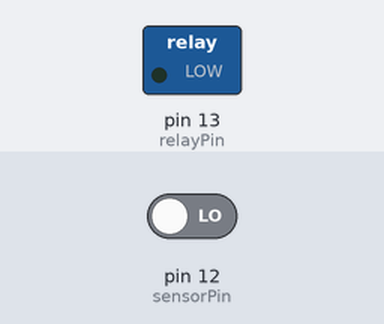
Bench run of a sketch on a simulated Arduino Uno, built with avr-gcc and run on an emulated ATmega328P. Shown: switched loads named in the sketch (green lamp = pin HIGH). Inputs (shaded band) come from the test bench; at power-on: pin 12 (sensorPin) LOW.

Above: at 1.2 s.
1.3 s: pin 12 (sensorPin) driven HIGH
At 1.9 s:
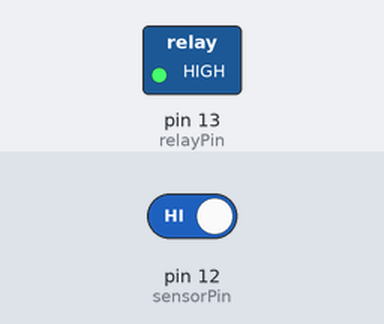
Timing chart, 0 to 4.3 s (numbered marks = the images above; inputs shaded):
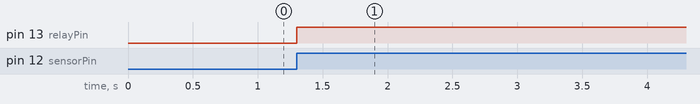

Measured:
- after the input at 1.3 s, pin 13 (relayPin): LOW → HIGH at once

The sketch:

TouchSensorRelay.ino
```cpp
//Digital Capacitive Touch Sensor Switch Arduino Interfacing

#define sensorPin 12 // capactitive touch sensor - Arduino Digital pin D1

int relayPin = 13; // Output RelayPin - Arduino Digital pin D13

boolean currentState = LOW;
boolean lastState = LOW;
boolean RelayState = LOW;

void setup() {
  Serial.begin(9600);
  pinMode(relayPin, OUTPUT);
  pinMode(sensorPin, INPUT);
}

void loop() {
  currentState = digitalRead(sensorPin);
    if (currentState == HIGH && lastState == LOW){
    delay(1);

    if (RelayState == HIGH){
      digitalWrite(relayPin, LOW);
      RelayState = LOW;
    } else {
      digitalWrite(relayPin, HIGH);
      RelayState = HIGH;
    }
  }
  lastState = currentState;
}
```
